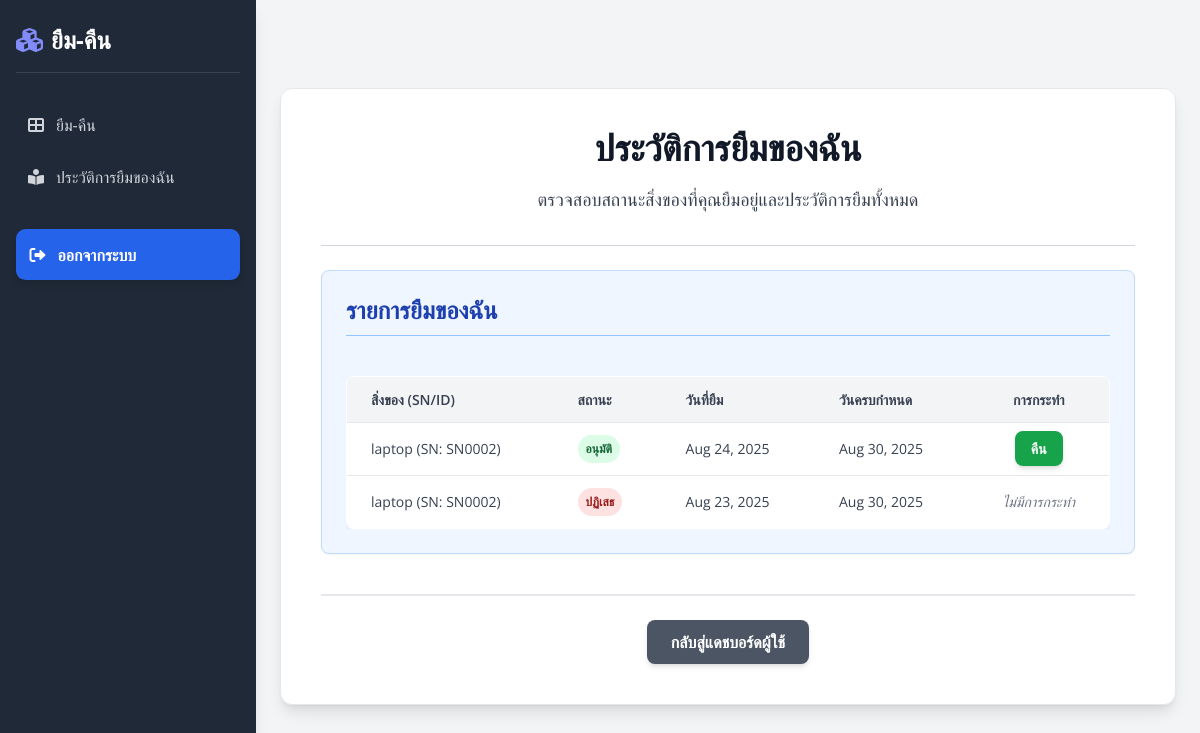
/my-borrowed-items/history/ (signed in), run on the app's committed database.
### borrowing/models.py (models this page shows, shortened)
class Loan(models.Model):
    asset = models.ForeignKey(Asset, on_delete=models.CASCADE, verbose_name="อุปกรณ์") # เปลี่ยนจาก item เป็น asset
    borrower = models.ForeignKey(CustomUser, on_delete=models.CASCADE, verbose_name="ผู้ยืม")
    borrow_date = models.DateTimeField(auto_now_add=True, verbose_name="วันที่ยืม")
    due_date = models.DateField(verbose_name="กำหนดคืน") # ใช้ DateField สำหรับวันที่เท่านั้น
    return_date = models.DateTimeField(null=True, blank=True, verbose_name="วันที่คืน")
    STATUS_CHOICES = [
        ('pending', 'รอดำเนินการ'),
        ('approved', 'อนุมัติแล้ว'),
        ('returned', 'คืนแล้ว'),
        ('rejected', 'ถูกปฏิเสธ'),
        ('overdue', 'เกินกำหนด'),
    ]
    status = models.CharField(max_length=20, choices=STATUS_CHOICES, default='pending', verbose_name="สถานะ")
    reason = models.TextField(blank=True, verbose_name="เหตุผลการยืม") # เพิ่มฟิลด์เหตุผลการยืม
    class Meta:
        verbose_name = "รายการยืม"
        verbose_name_plural = "รายการยืม"
        ordering = ['-borrow_date']

class Asset(models.Model):
    item = models.ForeignKey(Item, on_delete=models.CASCADE, related_name='assets', verbose_name="ประเภทสิ่งของ")
    serial_number = models.CharField(max_length=255, blank=True, null=True, unique=True, verbose_name="หมายเลขซีเรียล")
    device_id = models.CharField(max_length=255, blank=True, null=True, unique=True, verbose_name="ID อุปกรณ์")
    location = models.CharField(max_length=255, blank=True, null=True, verbose_name="ตำแหน่ง")
    condition = models.CharField(max_length=255, blank=True, null=True, verbose_name="สภาพ")
    STATUS_CHOICES = [
        ('available', 'พร้อมใช้งาน'),
        ('on_loan', 'กำลังถูกยืม'),
        ('maintenance', 'บำรุงรักษา'),
        ('retired', 'ปลดระวาง'),
    ]
    status = models.CharField(max_length=20, choices=STATUS_CHOICES, default='available', verbose_name="สถานะ")
    class Meta:
        verbose_name = "อุปกรณ์"
        verbose_name_plural = "อุปกรณ์"

class Item(models.Model):
    organization = models.ForeignKey(Organization, on_delete=models.CASCADE, verbose_name="องค์กร")
    name = models.CharField(max_length=255, verbose_name="ชื่อประเภทสิ่งของ")
    description = models.TextField(blank=True, verbose_name="รายละเอียด")
    total_quantity = models.IntegerField(default=0, verbose_name="จำนวนทั้งหมด")
    available_quantity = models.IntegerField(default=0, verbose_name="จำนวนที่เหลืออยู่")
    image = models.ImageField(upload_to='item_images/', blank=True, null=True, verbose_name="รูปภาพสิ่งของ")
    item_type = models.CharField(max_length=100, blank=True, null=True, verbose_name="ประเภทสิ่งของ")
    added_at = models.DateTimeField(auto_now_add=True, verbose_name="วันที่เพิ่ม")
    class Meta:
        verbose_name = "ประเภทสิ่งของ"
        verbose_name_plural = "ประเภทสิ่งของ"
        unique_together = ('organization', 'name')

### users/views.py (the view)
# urls.py: path('my-borrowed-items/history/', views.my_borrowed_items_history, name='my_borrowed_items_history'),
@login_required
def my_borrowed_items_history(request):
    my_loans = Loan.objects.filter(borrower=request.user).order_by('-borrow_date')
    context = {
        'my_loans': my_loans,
    }
    return render(request, 'users/my_borrowed_items_history.html', context)

### users/context_processors.py (called while the page is built)
def unread_notifications_count(request):
    if request.user.is_authenticated:
        count = Notification.objects.filter(user=request.user, is_read=False).count()
        return {'unread_notifications_count': count}
    return {'unread_notifications_count': 0} # หากผู้ใช้ยังไม่ได้ล็อกอิน ให้ส่ง 0

### users/templates/users/my_borrowed_items_history.html (shortened to what this page needs)
{% extends 'users/base.html' %}
{% block content %}
<div class="bg-white p-6 md:p-8 lg:p-10 rounded-xl shadow-lg max-w-4xl mx-auto my-8 border border-gray-200">
    <h1 class="text-3xl md:text-4xl font-extrabold text-gray-900 mb-4 text-center">ประวัติการยืมของฉัน</h1>
    <p class="text-gray-700 mb-8 text-center text-lg">ตรวจสอบสถานะสิ่งของที่คุณยืมอยู่และประวัติการยืมทั้งหมด</p>
    <hr class="my-6 border-gray-300">
    <div class="mb-10 p-6 bg-blue-50 rounded-lg shadow-sm border border-blue-200">
        <h2 class="text-2xl font-bold text-blue-800 mb-4 border-b pb-2 border-blue-300">รายการยืมของฉัน</h2>
        {% if my_loans %}
            <div class="overflow-x-auto">
                <table class="min-w-full bg-white rounded-lg overflow-hidden border border-gray-200">
                    <thead>
                        <tr class="bg-gray-100 text-gray-700 uppercase text-sm leading-normal">
                            <th class="py-3 px-6 text-left font-semibold">สิ่งของ (SN/ID)</th>
                            <th class="py-3 px-6 text-left font-semibold">สถานะ</th>
                            <th class="py-3 px-6 text-left font-semibold">วันที่ยืม</th>
                            <th class="py-3 px-6 text-left font-semibold">วันครบกำหนด</th>
                            <th class="py-3 px-6 text-center font-semibold">การกระทำ</th>
                        </tr>
                    </thead>
                    <tbody class="text-gray-700 text-sm">
                        {% for loan in my_loans %}
                            <tr class="border-b border-gray-200 hover:bg-gray-50 transition duration-150 ease-in-out">
                                <td class="py-3 px-6 text-left whitespace-nowrap">
                                    {{ loan.asset.item.name }}
                                    {% if loan.asset.serial_number %}
                                        (SN: {{ loan.asset.serial_number }})
                                    {% elif loan.asset.device_id %}
                                        (ID: {{ loan.asset.device_id }})
                                    {% endif %}
                                </td>
                                <td class="py-3 px-6 text-left">
                                    {% if loan.status == 'approved' %}
                                        <span class="px-2 py-1 inline-flex text-xs leading-5 font-semibold rounded-full bg-green-100 text-green-800">อนุมัติ</span>
                                    {% elif loan.status == 'pending' %}
                                        <span class="px-2 py-1 inline-flex text-xs leading-5 font-semibold rounded-full bg-yellow-100 text-yellow-800">รอดำเนินการ</span>
                                    {% elif loan.status == 'returned' %}
                                        <span class="px-2 py-1 inline-flex text-xs leading-5 font-semibold rounded-full bg-gray-100 text-gray-800">คืนแล้ว</span>
                                    {% elif loan.status == 'rejected' %}
                                        <span class="px-2 py-1 inline-flex text-xs leading-5 font-semibold rounded-full bg-red-100 text-red-800">ปฏิเสธ</span>
                                    {% elif loan.status == 'overdue' %}
                                        <span class="px-2 py-1 inline-flex text-xs leading-5 font-semibold rounded-full bg-purple-100 text-purple-800">เกินกำหนด</span>
                                    {% endif %}
                                </td>
                                <td class="py-3 px-6 text-left">{{ loan.borrow_date|default_if_none:"N/A"|date:"M d, Y" }}</td>
                                <td class="py-3 px-6 text-left">{{ loan.due_date|date:"M d, Y" }}</td>
                                <td class="py-3 px-6 text-center">
                                    {% if loan.status == 'approved' %}
                                        <a href="{% url 'return_item' loan.id %}" class="bg-green-600 hover:bg-green-700 text-white text-sm font-semibold py-2 px-4 rounded-lg transition duration-300 transform hover:scale-105 shadow-md">คืน</a>
                                    {% else %}
                                        <span class="text-gray-500 text-sm italic">ไม่มีการกระทำ</span>
                                    {% endif %}
                                </td>
                            </tr>
                        {% endfor %}
                    </tbody>
                </table>
            </div>
        {% else %}
            <p class="text-gray-600 italic py-2">คุณยังไม่มีประวัติการยืมสิ่งของ</p>
        {% endif %}
    </div>
    <div class="mt-8 pt-6 border-t-2 border-gray-200 flex flex-wrap gap-4 justify-center">
        <a href="{% url 'user_dashboard' %}" class="bg-gray-600 hover:bg-gray-700 text-white font-semibold py-2.5 px-6 rounded-lg transition duration-300 transform hover:scale-105 shadow-md">กลับสู่แดชบอร์ดผู้ใช้</a>
    </div>
</div>
{% endblock content %}

### users/templates/users/base.html (style rules this page uses)
body { font-family: 'Open Sans', sans-serif; background-color: #f3f4f6; min-height: 100vh; display: flex; color: #374151; }
h1, h2, h3 { font-family: 'Poppins', sans-serif; color: #1f2937; font-weight: 700; margin-bottom: 1.5rem; }
h1 { font-size: 2.5rem; text-align: center; margin-bottom: 1rem; }
h2 { font-size: 2rem; }
table { width: 100%; border-collapse: collapse; margin-top: 1.5rem; background-color: #fff; border-radius: 0.75rem; overflow: hidden; box-shadow: 0 2px 4px rgba(0,0,0,0.05); }
th, td { padding: 1rem 1.5rem; border-bottom: 1px solid #e5e7eb; text-align: left; }

### data on the page
Loan: asset.item.name "laptop", asset.serial_number "SN0002", status "อนุมัติ", borrow_date "Aug 24, 2025", due_date "Aug 30, 2025"
Loan: asset.item.name "laptop", asset.serial_number "SN0002", status "ปฏิเสธ", borrow_date "Aug 23, 2025", due_date "Aug 30, 2025"
